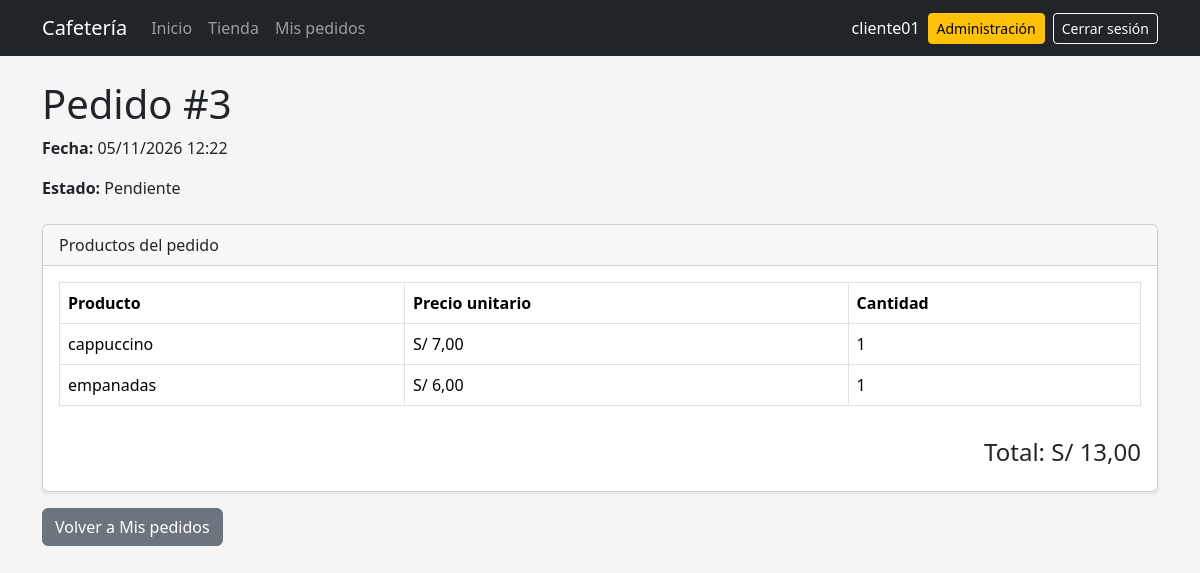
The page /pedido/3/ (signed in) on the database its author committed.
### pedidos/models.py (models this page shows, shortened)
class Pedido(models.Model):
    class Estado(models.TextChoices):
        PENDIENTE = "PENDIENTE", "Pendiente"
        PREPARACION = "PREPARACION", "En preparación"
        ATENDIDO = "ATENDIDO", "Atendido"
        CANCELADO = "CANCELADO", "Cancelado"
    usuario = models.ForeignKey(
        settings.AUTH_USER_MODEL,
        on_delete=models.CASCADE,
        related_name="pedidos",
    )
    fecha = models.DateTimeField(auto_now_add=True)
    total = models.DecimalField(
        max_digits=10,
        decimal_places=2,
        default=0,
    )
    estado = models.CharField(
        max_length=20,
        choices=Estado.choices,
        default=Estado.PENDIENTE,
    )
    class Meta:
        ordering = ["-fecha"]

class DetallePedido(models.Model):
    pedido = models.ForeignKey(
        Pedido,
        on_delete=models.CASCADE,
        related_name="detalles",
    )
    producto = models.ForeignKey(
        Producto,
        on_delete=models.CASCADE,
        related_name="detalles_pedido",
    )
    cantidad = models.PositiveIntegerField(default=1)
    class Meta:
        verbose_name = "Detalle de pedido"
        verbose_name_plural = "Detalles de pedido"

class Producto(models.Model):
    nombre = models.CharField(max_length=100)
    descripcion = models.TextField(blank=True)
    categoria = models.ForeignKey(
        Categoria,
        on_delete=models.SET_NULL,
        null=True,
        blank=True,
        related_name="productos",
    )
    precio = models.DecimalField(
        max_digits=8,
        decimal_places=2,
    )
    stock = models.PositiveIntegerField(default=0)
    imagen = models.ImageField(
        upload_to="productos/",
        blank=True,
    )
    activo = models.BooleanField(default=True)
    class Meta:
        ordering = ["nombre"]

### pedidos/views.py (the view)
@login_required
def detalle_pedido(request, pedido_id):
    pedido = get_object_or_404(
        Pedido,
        id=pedido_id,
        usuario=request.user,
    )
    detalles = (
        pedido.detalles
        .select_related("producto")
        .all()
    )
    return render(
        request,
        "pedidos/detalle.html",
        {
            "pedido": pedido,
            "detalles": detalles,
        },
    )

### pedidos/templates/pedidos/detalle.html
{% extends "base.html" %}
{% block content %}
<div class="mb-4">
    <h1>
        Pedido #{{ pedido.id }}
    </h1>
    <p>
        <strong>
            Fecha:
        </strong>
        {{ pedido.fecha|date:"d/m/Y H:i" }}
    </p>
    <p>
        <strong>
            Estado:
        </strong>
        {{ pedido.get_estado_display }}
    </p>
</div>
<div class="card shadow-sm">
    <div class="card-header">
        Productos del pedido
    </div>
    <div class="card-body">
        {% if detalles %}
        <div class="table-responsive">
            <table class="table table-bordered align-middle">
                <thead>
                    <tr>
                        <th>
                            Producto
                        </th>
                        <th>
                            Precio unitario
                        </th>
                        <th>
                            Cantidad
                        </th>
                    </tr>
                </thead>
                <tbody>
                    {% for detalle in detalles %}
                    <tr>
                        <td>
                            {{ detalle.producto.nombre }}
                        </td>
                        <td>
                            S/ {{ detalle.producto.precio }}
                        </td>
                        <td>
                            {{ detalle.cantidad }}
                        </td>
                    </tr>
                    {% endfor %}
                </tbody>
            </table>
        </div>
        {% else %}
        <div class="alert alert-warning">
            Este pedido no contiene productos.
        </div>
        {% endif %}
        <div class="text-end mt-3">
            <h4>
                Total:
                S/ {{ pedido.total }}
            </h4>
        </div>
    </div>
</div>
<a
    href="{% url 'mis_pedidos' %}"
    class="btn btn-secondary mt-3"
>
    Volver a Mis pedidos
</a>
{% endblock %}

### pedidos/templates/base.html (shortened to what this page needs)
{% load static %}
<!DOCTYPE html>
<html lang="es">
<head>
    <link
        href="https://cdn.jsdelivr.net/npm/bootstrap@5.3.3/dist/css/bootstrap.min.css"
        rel="stylesheet"
    >
    <link
        rel="stylesheet"
        href="{% static 'css/base.css' %}"
    >
</head>
<body>
{% if user.is_authenticated %}
<nav
    class="navbar navbar-expand-lg bg-dark"
    data-bs-theme="dark"
>
    <div class="container">
        <a
            class="navbar-brand"
            href="{% url 'inicio' %}"
        >
            Cafetería
        </a>
        <div
            class="collapse navbar-collapse"
            id="menuPrincipal"
        >
            <div class="navbar-nav me-auto">
                <a
                    class="nav-link"
                    href="{% url 'inicio' %}"
                >
                    Inicio
                </a>
                <a
                    class="nav-link"
                    href="{% url 'tienda' %}"
                >
                    Tienda
                </a>
                <a
                    class="nav-link"
                    href="{% url 'mis_pedidos' %}"
                >
                    Mis pedidos
                </a>
            </div>
            <div class="d-flex align-items-center gap-2">
                <span class="navbar-text text-white">
                    {{ user.username }}
                </span>
                {% if user.is_staff %}
                <a
                    href="{% url 'admin:index' %}"
                    class="btn btn-warning btn-sm"
                >
                    Administración
                </a>
                {% endif %}
                <form
                    method="post"
                    action="{% url 'logout' %}"
                    class="m-0"
                >
                    <button
                        type="submit"
                        class="btn btn-outline-light btn-sm"
                    >
                        Cerrar sesión
                    </button>
                </form>
            </div>
        </div>
    </div>
</nav>
{% endif %}
<main class="container py-4">
    {% block content %}
    {% endblock %}
</main>
</body>
</html>

### static/css/base.css (style rules this page uses)
body { background-color: #f4f4f4; }
.navbar form { width: auto; }
.navbar form button { width: auto; }
body { background-color: #f5f5f5; }
.card { transition: transform 0.2s; }

### rows shown on the page
Pedido: id "3", fecha "05/11/2026 12:22", estado "Pendiente", total "13,00"
DetallePedido: producto.nombre "cappuccino", producto.precio "7,00", cantidad "1"
DetallePedido: producto.nombre "empanadas", producto.precio "6,00", cantidad "1"

### other values the page prints
{{ user.username }} "cliente01"
